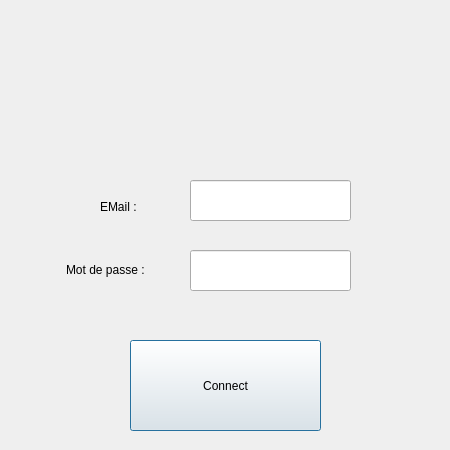
<?xml version="1.0" encoding="UTF-8"?>
<ui version="4.0">
 <class>Connexion</class>
 <widget class="QDialog" name="Connexion">
  <property name="geometry">
   <rect>
    <x>0</x>
    <y>0</y>
    <width>450</width>
    <height>450</height>
   </rect>
  </property>
  <property name="windowTitle">
   <string>Dialog</string>
  </property>
  <widget class="QPushButton" name="pushButton">
   <property name="geometry">
    <rect>
     <x>130</x>
     <y>340</y>
     <width>191</width>
     <height>91</height>
    </rect>
   </property>
   <property name="text">
    <string>Connect</string>
   </property>
  </widget>
  <widget class="QLineEdit" name="lineEdit">
   <property name="geometry">
    <rect>
     <x>190</x>
     <y>180</y>
     <width>161</width>
     <height>41</height>
    </rect>
   </property>
  </widget>
  <widget class="QLineEdit" name="lineEdit_2">
   <property name="geometry">
    <rect>
     <x>190</x>
     <y>250</y>
     <width>161</width>
     <height>41</height>
    </rect>
   </property>
  </widget>
  <widget class="QLabel" name="label">
   <property name="geometry">
    <rect>
     <x>100</x>
     <y>200</y>
     <width>47</width>
     <height>13</height>
    </rect>
   </property>
   <property name="text">
    <string>EMail : </string>
   </property>
  </widget>
  <widget class="QLabel" name="label_2">
   <property name="geometry">
    <rect>
     <x>66</x>
     <y>260</y>
     <width>81</width>
     <height>20</height>
    </rect>
   </property>
   <property name="text">
    <string>Mot de passe :</string>
   </property>
  </widget>
  <widget class="QLabel" name="imageShareCount">
   <property name="geometry">
    <rect>
     <x>120</x>
     <y>10</y>
     <width>341</width>
     <height>171</height>
    </rect>
   </property>
   <property name="text">
    <string/>
   </property>
  </widget>
 </widget>
 <resources/>
 <connections/>
</ui>
